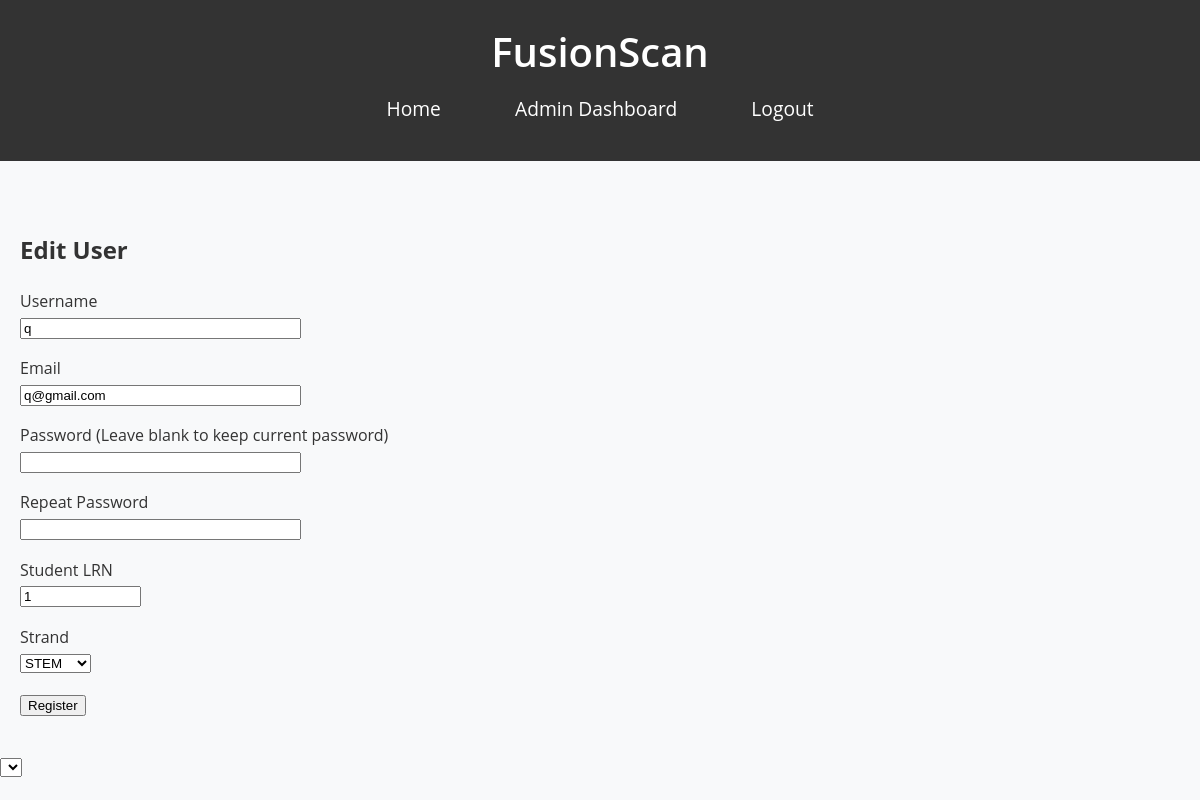
Page /admin/edit_user/2 (signed in) on the committed database.
### app/models.py (models this page shows, shortened)
class User(UserMixin, db.Model):
    id = db.Column(db.Integer, primary_key=True)
    is_admin = db.Column(db.Boolean, default=False)
    username = db.Column(db.String(64), index=True, unique=True)
    email = db.Column(db.String(120), index=True, unique=True)
    password_hash = db.Column(db.String(128))
    student_lrn = db.Column(db.String(12), unique=True)
    strand = db.Column(db.String(64))
    face_encodings = db.Column(db.LargeBinary)
    attendances = db.relationship('Attendance', backref='user', lazy='dynamic')

### app/routes/admin.py (the view, shortened to what this page needs)
@admin_bp.route('/edit_user/<int:user_id>', methods=['GET', 'POST'])
@login_required
@admin_required
def edit_user(user_id):
    user = User.query.get_or_404(user_id)
    form = RegistrationForm(obj=user)  # Pre-populate the form with user data
    return render_template('admin/edit_user.html', title='Edit User', form=form, user=user)

### app/forms.py (shortened to what this page needs)
class RegistrationForm(FlaskForm):
    username = StringField('Username', validators=[DataRequired()])
    email = StringField('Email', validators=[DataRequired(), Email()])
    password = PasswordField('Password', validators=[DataRequired()])
    password2 = PasswordField(
        'Repeat Password', validators=[DataRequired(), EqualTo('password')])
    student_lrn = StringField('Student LRN', validators=[DataRequired()])
    strand = SelectField('Strand', choices=[('STEM', 'STEM'), ('ABM', 'ABM'), ('HUMSS', 'HUMSS'), ('GAS', 'GAS'), ('TVL', 'TVL')], validators=[DataRequired()])
    submit = SubmitField('Register')

### app/models.py (called while the page is built)
@login.user_loader
def load_user(id):
    return User.query.get(int(id))

### app/templates/admin/edit_user.html (shortened to what this page needs)
{% extends "base.html" %}
{% block content %}
    <h2>Edit User</h2>
    <form method="POST" action="">
        <p>
            {{ form.username.label }}<br>
            {{ form.username(size=32) }}<br>
        </p>
        <p>
            {{ form.email.label }}<br>
            {{ form.email(size=32) }}<br>
        </p>
        <p>
            {{ form.password.label }} (Leave blank to keep current password)<br>
            {{ form.password(size=32) }}<br>
        </p>
        <p>
            {{ form.password2.label }}<br>
            {{ form.password2(size=32) }}<br>
        </p>
        <p>
            {{ form.student_lrn.label }}<br>
            {{ form.student_lrn(size=12) }}<br>
        </p>
        <p>
            {{ form.strand.label }}<br>
            {{ form.strand() }}<br>
        </p>
        <p>{{ form.submit() }}</p>
    </form>
{% endblock %}

### app/static/css/style.css (style rules this page uses)
body { font-family: 'Open Sans', sans-serif; margin: 0; padding: 0; background-color: #f8f9fa; color: #333; line-height: 1.6; }

### rows in the picture
User: username "q", email "q@gmail.com", student_lrn "1", strand "STEM"
